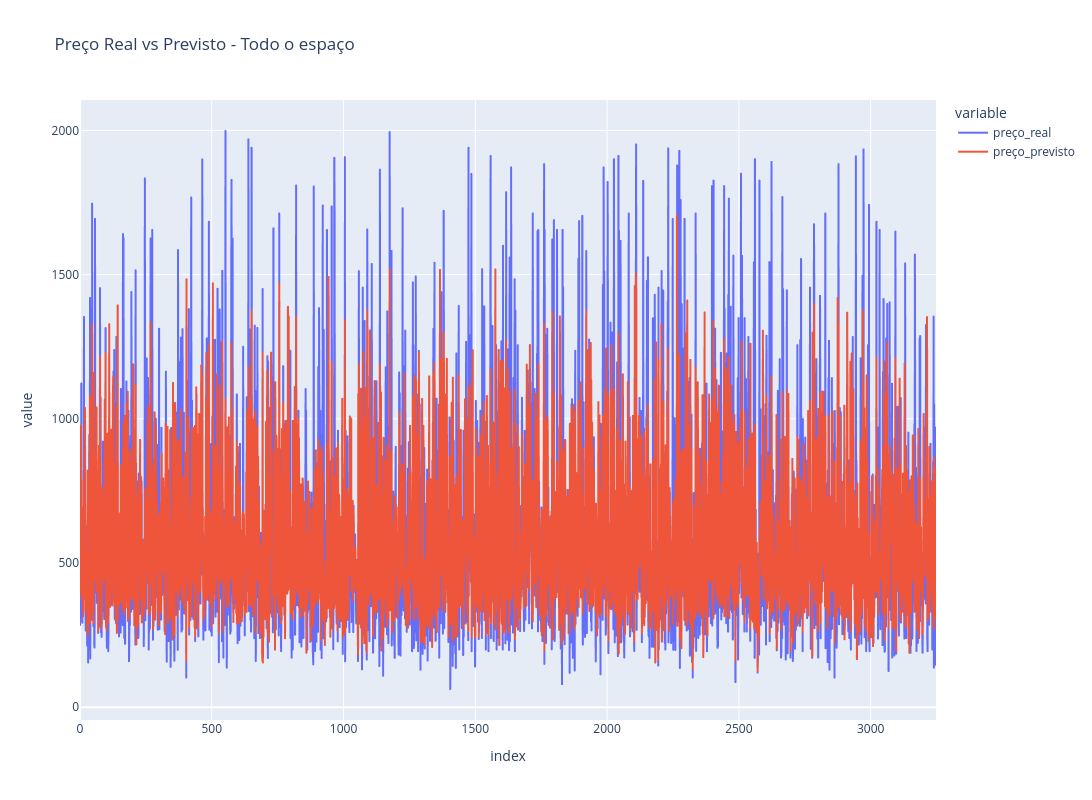

Notebook source saved alongside this figure:
### Markdown cell above
Resultado muito bom com XGBoost, principalmente para os dados de todo o espaço

### Code cell
import pandas as pd
import plotly.express as px

nome_do_grupo = 'Todo o espaço' 

y_real = predicoes_por_quarto['arvore_xgboost'][nome_do_grupo]['y_test']
y_previsto = predicoes_por_quarto['arvore_xgboost'][nome_do_grupo]['y_pred']

df_grupo_original = dfs_por_quartos[nome_do_grupo].dropna()
X_grupo = df_grupo_original.drop(columns=['price_cleaned'])
y_grupo = df_grupo_original['price_cleaned'].values

_, X_test_grupo, _, _ = train_test_split(
    X_grupo, y_grupo, test_size=0.2, random_state=RANDOM_SEED
)

df_grupo = pd.DataFrame({
    'id_imovel': X_test_grupo['id'], 
    'preço_real': y_real,            
    'preço_previsto': y_previsto     
})

df_grupo.reset_index(drop=True, inplace=True)
df_grupo['erro (%)'] = ((df_grupo['preço_real'] - df_grupo['preço_previsto']).abs() / df_grupo['preço_real'])*100

fig = px.line(df_grupo, y=['preço_real', 'preço_previsto'], 
              title=f"Preço Real vs Previsto - {nome_do_grupo}")
fig.update_layout(
    width=1500,
    height=800
)
fig.show()

print(f"Exemplos com erro >= 10% para {nome_do_grupo}:")
print(df_grupo[df_grupo['erro (%)'] >= 10].head())

### Figure 1 — Plotly figure (JSON) as saved in the notebook; plotly's stock layout.template omitted (floating-point values rounded to 4 significant figures; data arrays with more than 128 entries replaced by an {"elided": "..."} marker saying what was removed)
{"data": [{"hovertemplate": "variable=preço_real<br>index=%{x}<br>value=%{y}<extra></extra>", "legendgroup": "preço_real", "line": {"color": "#636efa", "dash": "solid"}, "marker": {"symbol": "circle"}, "mode": "lines", "name": "preço_real", "showlegend": true, "type": "scattergl", "x": {"elided": "3249 int values"}, "xaxis": "x", "y": {"elided": "3249 float values"}, "yaxis": "y"}, {"hovertemplate": "variable=preço_previsto<br>index=%{x}<br>value=%{y}<extra></extra>", "legendgroup": "preço_previsto", "line": {"color": "#EF553B", "dash": "solid"}, "marker": {"symbol": "circle"}, "mode": "lines", "name": "preço_previsto", "showlegend": true, "type": "scattergl", "x": {"elided": "3249 int values"}, "xaxis": "x", "y": {"elided": "3249 float values"}, "yaxis": "y"}], "layout": {"height": 800, "legend": {"title": {"text": "variable"}, "tracegroupgap": 0}, "title": {"text": "Preço Real vs Previsto - Todo o espaço"}, "width": 1500, "xaxis": {"anchor": "y", "domain": [0, 1], "title": {"text": "index"}}, "yaxis": {"anchor": "x", "domain": [0, 1], "title": {"text": "value"}}}}
